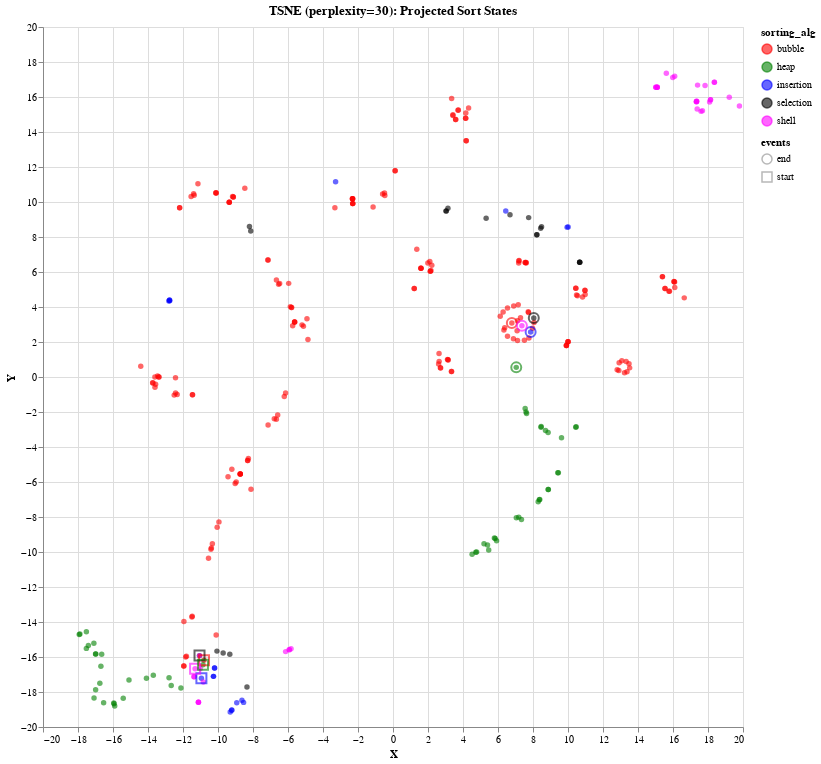

Notebook code for this chart:
### Code cell
coords = manifold.TSNE(perplexity=30).fit_transform(proj_data)
gen_plot(coords, dim_red_type='TSNE (perplexity=30)')

### Figure 1 — Vega-Lite specification as saved in the notebook (floating-point values rounded to 4 significant figures; data arrays with more than 128 entries replaced by an {"elided": "..."} marker saying what was removed)
{"config": {"view": {"continuousWidth": 400, "continuousHeight": 300}}, "layer": [{"mark": {"type": "point", "filled": true, "opacity": 0.6}, "encoding": {"color": {"field": "sorting_alg", "scale": {"range": ["red", "green", "blue", "black", "magenta", "orange"]}, "type": "nominal"}, "x": {"field": "X", "type": "quantitative"}, "y": {"field": "Y", "type": "quantitative"}}, "selection": {"selector002": {"type": "interval", "bind": "scales", "encodings": ["x", "y"]}}}, {"mark": {"type": "point", "opacity": 0.6, "size": 100}, "encoding": {"color": {"field": "sorting_alg", "scale": {"range": ["red", "green", "blue", "black", "magenta", "orange"]}, "type": "nominal"}, "shape": {"field": "events", "type": "nominal"}, "x": {"field": "X", "type": "quantitative"}, "y": {"field": "Y", "type": "quantitative"}}, "transform": [{"filter": "((datum.events === 'start') || (datum.events === 'end'))"}]}], "data": {"name": "data-a6a90c0773437d5559e3e654cb9f4c5a"}, "height": 700, "title": "TSNE (perplexity=30): Projected Sort States", "width": 700, "$schema": "https://vega.github.io/schema/vega-lite/v4.17.0.json", "datasets": {"data-a6a90c0773437d5559e3e654cb9f4c5a": {"elided": "325 records"}}}
